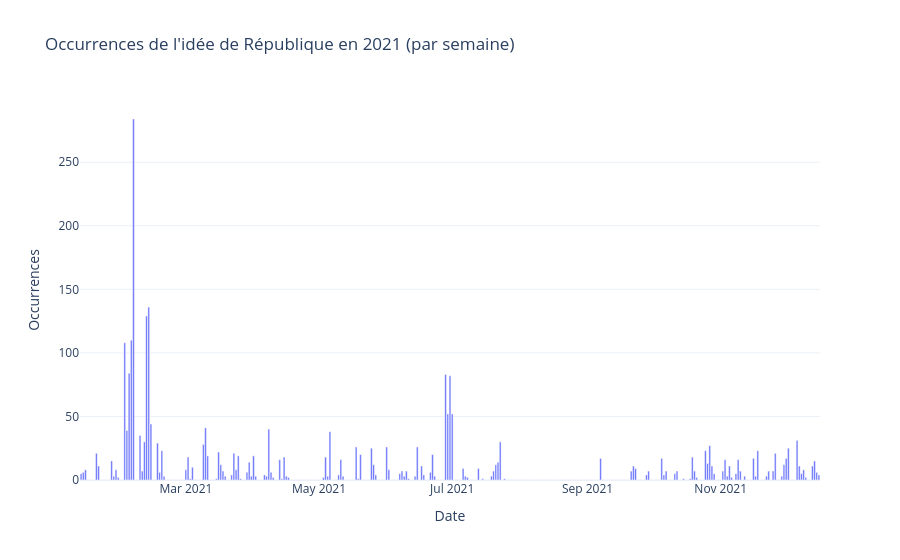

Source (notebook cell):
### Code cell
# Graphique par jour sur une année 

# Choisir une année
annee = 2021

# Filtrer le DataFrame sur l'année choisie
df_annee = df[df["dateSeance_day"].dt.year == annee]

# Resampler par jour uniquement pour cette année
df_daily = df_annee.resample("D", on="dateSeance_day").size().reset_index()

# Tracer le graphique
fig_daily = px.bar(
    df_daily,
    x="dateSeance_day",
    y=0,
    title=f"Occurrences de l'idée de République en {annee} (par semaine)",
    labels={"dateSeance_day": "Date", "0": "Occurrences"},
    template="plotly_white",
)

fig_daily.update_layout(showlegend=False)

fig_daily.show()

### Figure 1 — Plotly figure (JSON) as saved in the notebook; plotly's stock layout.template omitted (floating-point values rounded to 4 significant figures; data arrays with more than 128 entries replaced by an {"elided": "..."} marker saying what was removed)
{"data": [{"alignmentgroup": "True", "hovertemplate": "Date=%{x}<br>Occurrences=%{y}<extra></extra>", "legendgroup": "", "marker": {"color": "#636efa", "pattern": {"shape": ""}}, "name": "", "offsetgroup": "", "orientation": "v", "showlegend": false, "textposition": "auto", "type": "bar", "x": {"elided": "339 str values"}, "xaxis": "x", "y": {"elided": "339 int values"}, "yaxis": "y"}], "layout": {"barmode": "relative", "legend": {"tracegroupgap": 0}, "showlegend": false, "title": {"text": "Occurrences de l'idée de République en 2021 (par semaine)"}, "xaxis": {"anchor": "y", "domain": [0, 1], "title": {"text": "Date"}}, "yaxis": {"anchor": "x", "domain": [0, 1], "title": {"text": "Occurrences"}}}}
